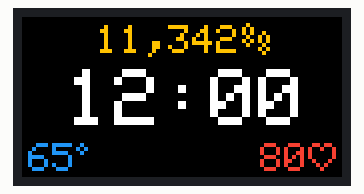
This sketch was run on a simulated Arduino Uno, built with avr-gcc and run on an emulated ATmega328P. Parts: 160×80 colour display.

Above: at 0.3 s.

The sketch:

ArduinoDispTest.ino
```cpp
#include <Adafruit_GFX.h>
#include <Adafruit_ST7735.h>
#include <SPI.h>

#define TFT_CS  10
#define TFT_DC   9
#define TFT_RST  8

Adafruit_ST7735 tft = Adafruit_ST7735(TFT_CS, TFT_DC, TFT_RST);
// If colors are glitchy through resistor dividers, use software SPI instead:
// Adafruit_ST7735 tft = Adafruit_ST7735(TFT_CS, TFT_DC, 11 /*MOSI*/, 13 /*SCLK*/, TFT_RST);

static const unsigned char PROGMEM image_paint_3_bits[] = {0x3c,0xf0,0x3c,0xf0,0xc3,0x0c,0xc3,0x0c,0xc0,0x0c,0xc0,0x0c,0xc0,0x0c,0xc0,0x0c,0x30,0x30,0x30,0x30,0x0c,0xc0,0x0c,0xc0,0x03,0x00,0x03,0x00};

static const unsigned char PROGMEM image_paint_5_bits[] = {0x30,0x30,0xcc,0xcc,0x30,0x30};

static const unsigned char PROGMEM image_paint_6_bits[] = {0x30,0x30,0xcc,0xcc,0xcc,0xcc,0x30,0x30,0xcc,0xcc,0x30,0x30};

void setup() {
  tft.initR(INITR_MINI160x80_PLUGIN);
  tft.setRotation(3);
  tft.invertDisplay(true);
  tft.fillScreen(0x0);
  tft.setTextColor(0xFFFF);
  tft.setTextSize(4);
  tft.setTextWrap(false);
  tft.setCursor(22, 26);
  tft.print("12:00");
  tft.setTextColor(0xF206);
  tft.setTextSize(2);
  tft.setCursor(119, 63);
  tft.print("80");
  tft.drawBitmap(143, 63, image_paint_3_bits, 14, 14, 0xF206);
  tft.setTextColor(0x24BE);
  tft.setCursor(3, 63);
  tft.print("65");
  tft.drawBitmap(27, 63, image_paint_5_bits, 6, 6, 0x24BE);
  tft.drawBitmap(110, 3, image_paint_6_bits, 6, 12, 0xFE00);
  tft.drawBitmap(118, 7, image_paint_6_bits, 6, 12, 0xFE00);
  tft.setTextColor(0xFE00);
  tft.setCursor(37, 4);
  tft.print("11,342");
}

void loop() {}
```
